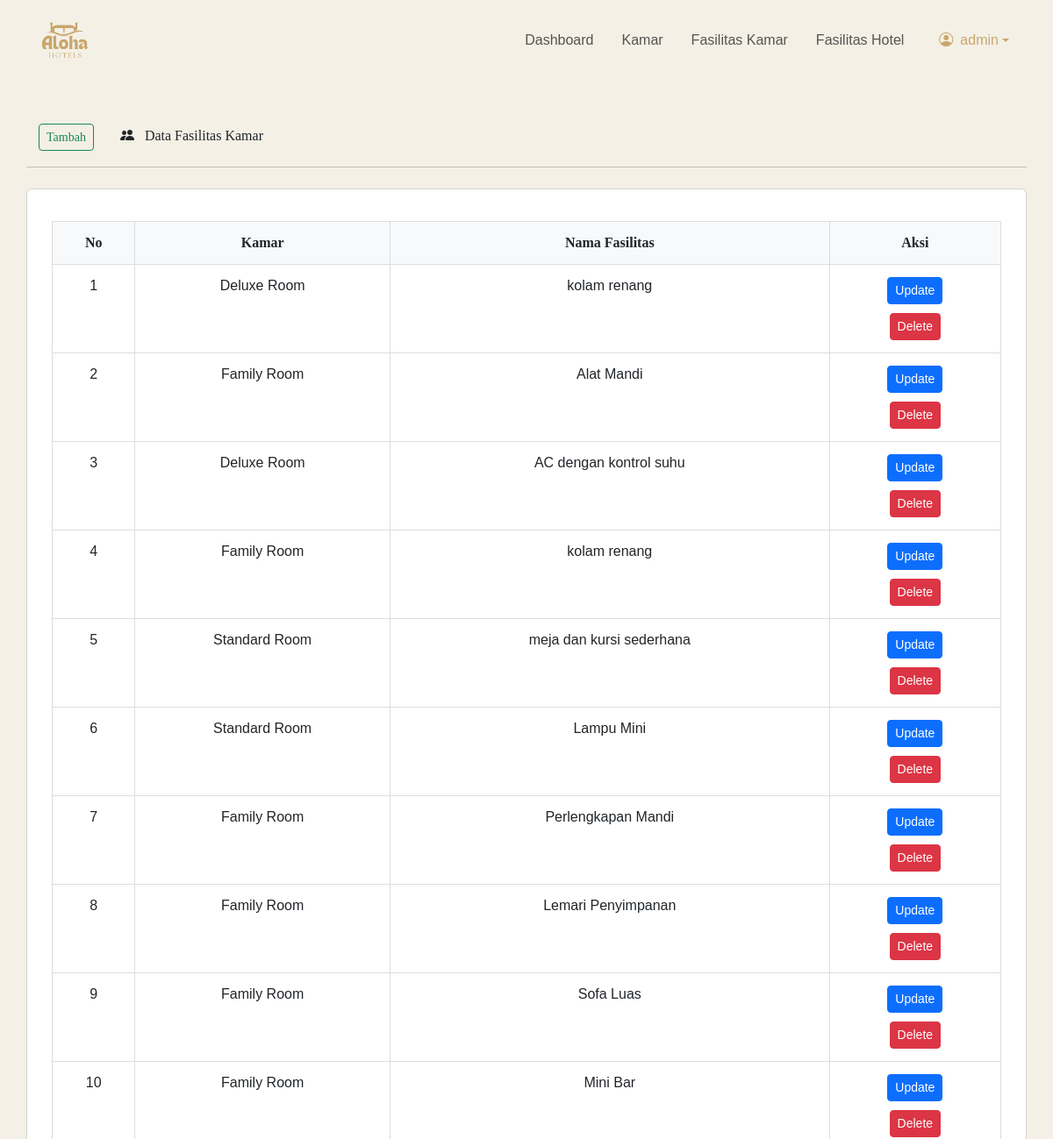
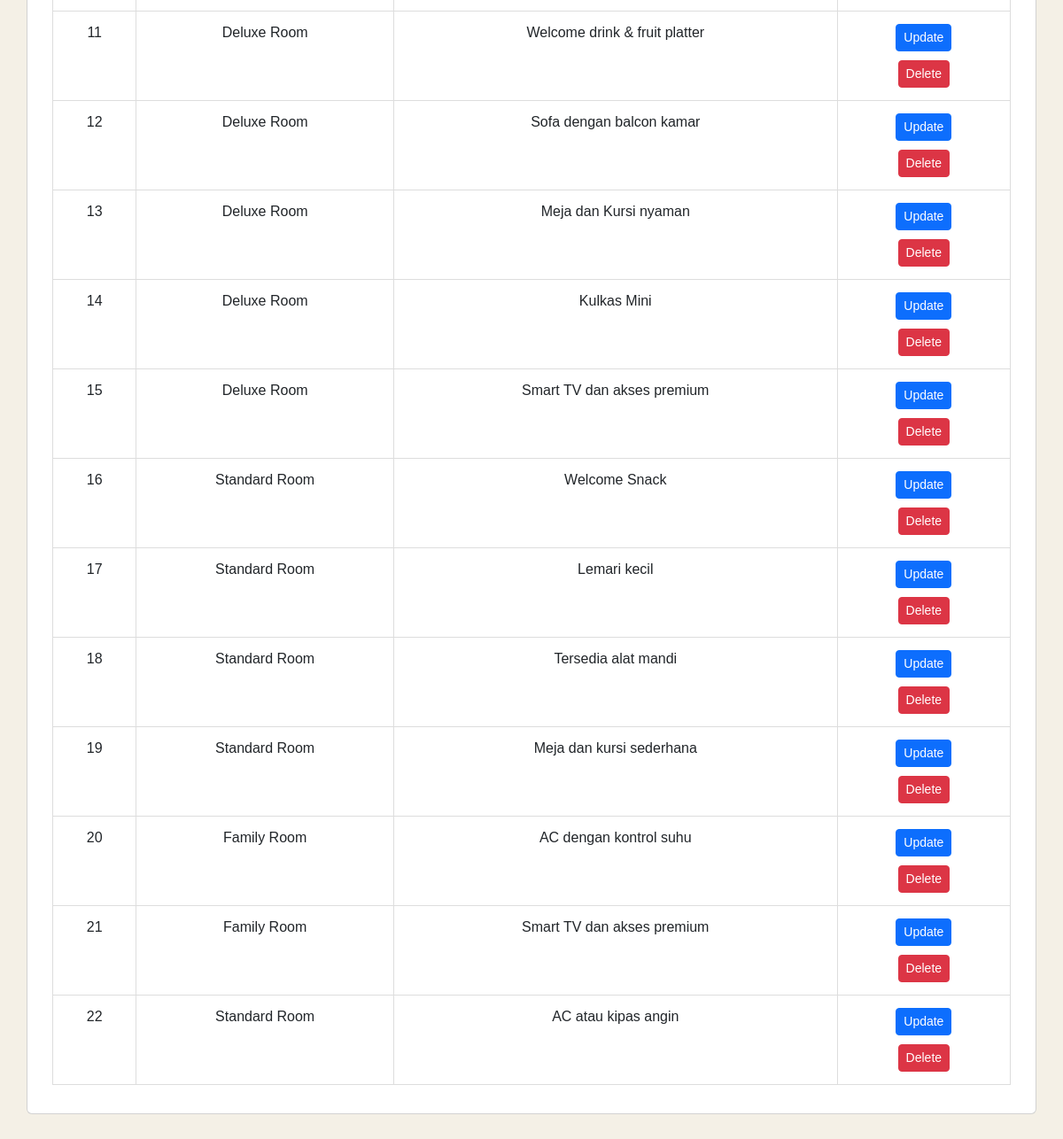
/admin/dashboard_admin.php?page=fasilitas_kamar (signed in), run on the app's committed database (2 pictures, top to bottom).
### tables this page shows
CREATE TABLE `fasilitas_kamar` (
  `id` int(11) NOT NULL,
  `id_kamar` int(11) NOT NULL,
  `fasilitas` varchar(100) NOT NULL
);

CREATE TABLE `tb_kamar` (
  `id_kamar` int(11) NOT NULL,
  `nama_kamar` varchar(100) NOT NULL,
  `harga` int(11) NOT NULL,
  `deskripsi` text NOT NULL,
  `total_kamar` int(11) NOT NULL,
  `detail_kamar` text NOT NULL,
  `kapasitas` varchar(250) NOT NULL,
  `gambar` varchar(250) NOT NULL
);

### admin/modul/fasilitas_kamar.php (the view, shortened to what this page needs)
<?php
include "../lib/koneksi.php";
$sql = "SELECT f.*, k.nama_kamar
        FROM fasilitas_kamar f
        INNER JOIN tb_kamar k ON f.id_kamar = k.id_kamar
        ORDER BY f.id DESC";
$stmt = $pdo->prepare($sql);
$stmt->execute();
$data = $stmt->fetchAll(PDO::FETCH_ASSOC);
?>
<!DOCTYPE html>
<html lang="en">
<head>
</head>
<body>
    <div class="container my-5">
        <div class="row">
            <header>
                <p style="font-family: 'Baskervville', serif;">
                    <a class="btn btn-outline-success btn-sm" href="?page=addfasilitas_kamar">Tambah</a>
                    <span class="icon"><i class="bi bi-people-fill me-2 mx-4"></i></span>
                    Data Fasilitas Kamar
                </p>
            </header>
            <hr class="mb-4">
            <div class="card rounded">
                <div class="card-body">
                    <?php if (count($data) > 0): ?>
                    <table class="table">
                        <thead style="font-family: 'Baskervville', serif;">
                            <tr>
                                <th>No</th>
                                <th>Kamar</th>
                                <th>Nama Fasilitas</th>
                                <th>Aksi</th>
                            </tr>
                        </thead>
                        <tbody>
                            <?php $no = 1;?>
                            <?php foreach ($data as $rowResult): ?>
                            <tr>
                                <td><?=$no++?></td>
                                <td><?=$rowResult['nama_kamar']?></td>
                                <td><?=$rowResult['fasilitas']?></td>
                                <td>
                                    <a class="btn btn-primary btn-sm mb-2"
                                        href="?page=editfasilitas_kamar&id=<?= $rowResult['id'] ?>">Update</a><br><a
                                        class="btn btn-danger btn-sm"
                                        href="?page=delfasilitas_kamar&id=<?= $rowResult['id'] ?>"
                                        onclick="return confirm('Yakin ingin menghapus?')">Delete</a>
                                </td>
                            </tr>
                            <?php endforeach; ?>
                        </tbody>
                    </table>
                    <?php else: ?>
                    <p class="no-data">Tidak ada data Fasilitas Kamar.</p>
                    <?php endif; ?>
                </div>
            </div>
        </div>
    </div>
</body>
</html>

### admin/dashboard_admin.php (shortened to what this page needs)
<!DOCTYPE html>
<html lang="en">
<head>
    <link href="https://cdn.jsdelivr.net/npm/bootstrap@5.3.0/dist/css/bootstrap.min.css" rel="stylesheet">
    <link rel="stylesheet" href="../asset/css/admin.css">
    <link href="https://cdn.jsdelivr.net/npm/bootstrap-icons@1.11.3/font/bootstrap-icons.css" rel="stylesheet">
</head>
<body>
<?php
include "modul/navbar.php";
$page = isset($_GET['page']) ? $_GET['page'] : null;
if ($page) {
    if ($page == 'keluar') {
        header("Location: ../logout.php");
        exit();
    }
    elseif (file_exists("modul/$page.php")) {
        include "modul/$page.php";
    } else {
        echo "<p>Halaman tidak ditemukan.</p>";
    }
} else {
    include "modul/default.php";
}
?>
</body>
</html>

### admin/modul/navbar.php (shortened to what this page needs)
<nav class="navbar navbar-expand-lg bg-body-white">
        <div class="container">
            <a class="navbar-brand" href="dashboard_admin.php"> <img src="../asset/img/aloha4.png" alt="Admin Avatar" class="me-2"
                    height="65" width="65"></a>
            <div class="collapse navbar-collapse justify-content-end" id="navbarSupportedContent">
                <ul class="navbar-nav me-3">
                    <li class="nav-item mx-2">
                        <a class="nav-link" aria-current="page" href="dashboard_admin.php">Dashboard</a>
                    </li>
                    <li class="nav-item  mx-2">
                        <a class="nav-link" href="?page=kamarhotel">Kamar</a>
                    </li>
                    <li class="nav-item  mx-2">
                        <a class="nav-link" href="?page=fasilitas_kamar">Fasilitas Kamar</a>
                    </li>
                    <li class="nav-item  mx-2">
                        <a class="nav-link" href="?page=fasilitas_umum">Fasilitas Hotel</a>
                    </li>
                </ul>
                <ul class="navbar-nav">
                    <li class="nav-item dropdown">
                        <a class="admin-profil nav-link dropdown-toggle d-flex align-items-center" href="#" role="button"
                            data-bs-toggle="dropdown" aria-expanded="false"  style="color:  #c9a66b;">
                                <i class="bi bi-person-circle me-2"></i>
                            <span><?= htmlspecialchars($_SESSION['username']); ?></span>
                        </a>
                    </li>
                </ul>
            </div>
        </div>
    </nav>

### asset/css/admin.css (style rules this page uses)
body { background-color: #f4f0e6; font-family: 'Nunito Sans', sans-serif; }

### admin/modul/fasilitas_kamar.php (style rules this page uses)
.table { width: 100%; border-collapse: collapse; margin-top: 20px; }
.table th, .table td { padding: 12px; text-align: center; border: 1px solid #ddd; }
.table th { background-color: #f8f9fa; font-weight: bold; }
.btn-sm { margin: 2px; }

### data on the page
fasilitas_kamar: id_kamar.nama_kamar "Deluxe Room", fasilitas "kolam renang"
fasilitas_kamar: id_kamar.nama_kamar "Family Room", fasilitas "Alat Mandi"
fasilitas_kamar: id_kamar.nama_kamar "Deluxe Room", fasilitas "AC dengan kontrol suhu"
fasilitas_kamar: id_kamar.nama_kamar "Family Room", fasilitas "kolam renang"
fasilitas_kamar: id_kamar.nama_kamar "Standard Room", fasilitas "meja dan kursi sederhana"
fasilitas_kamar: id_kamar.nama_kamar "Standard Room", fasilitas "Lampu Mini"
fasilitas_kamar: id_kamar.nama_kamar "Family Room", fasilitas "Perlengkapan Mandi"
fasilitas_kamar: id_kamar.nama_kamar "Family Room", fasilitas "Lemari Penyimpanan"
fasilitas_kamar: id_kamar.nama_kamar "Family Room", fasilitas "Sofa Luas"
fasilitas_kamar: id_kamar.nama_kamar "Family Room", fasilitas "Mini Bar"
fasilitas_kamar: id_kamar.nama_kamar "Deluxe Room", fasilitas "Welcome drink & fruit platter"
fasilitas_kamar: id_kamar.nama_kamar "Deluxe Room", fasilitas "Sofa dengan balcon kamar"
fasilitas_kamar: id_kamar.nama_kamar "Deluxe Room", fasilitas "Meja dan Kursi nyaman"
fasilitas_kamar: id_kamar.nama_kamar "Deluxe Room", fasilitas "Kulkas Mini"
fasilitas_kamar: id_kamar.nama_kamar "Deluxe Room", fasilitas "Smart TV dan akses premium"
fasilitas_kamar: id_kamar.nama_kamar "Standard Room", fasilitas "Welcome Snack"
fasilitas_kamar: id_kamar.nama_kamar "Standard Room", fasilitas "Lemari kecil"
fasilitas_kamar: id_kamar.nama_kamar "Standard Room", fasilitas "Tersedia alat mandi"
fasilitas_kamar: id_kamar.nama_kamar "Standard Room", fasilitas "Meja dan kursi sederhana"
fasilitas_kamar: id_kamar.nama_kamar "Family Room", fasilitas "AC dengan kontrol suhu"
fasilitas_kamar: id_kamar.nama_kamar "Family Room", fasilitas "Smart TV dan akses premium"
fasilitas_kamar: id_kamar.nama_kamar "Standard Room", fasilitas "AC atau kipas angin"

### other printed values
$_SESSION['username'] "admin"
